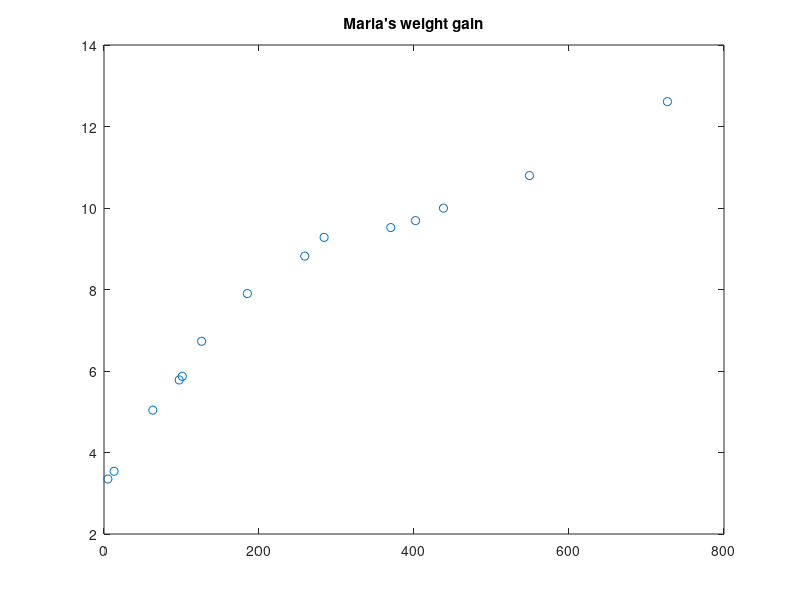
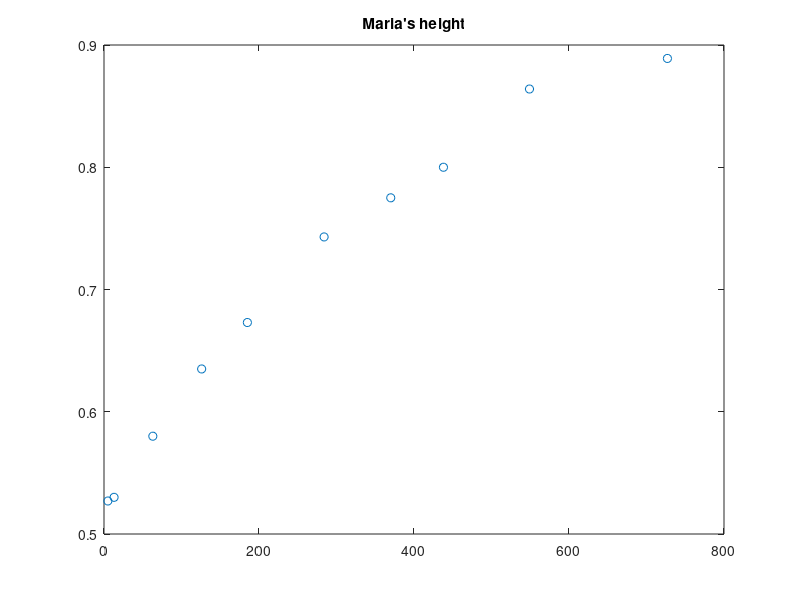
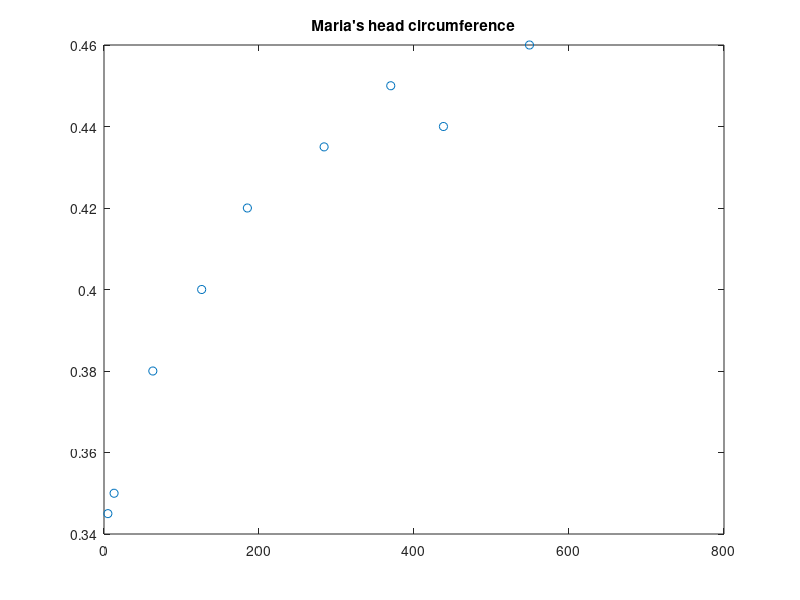
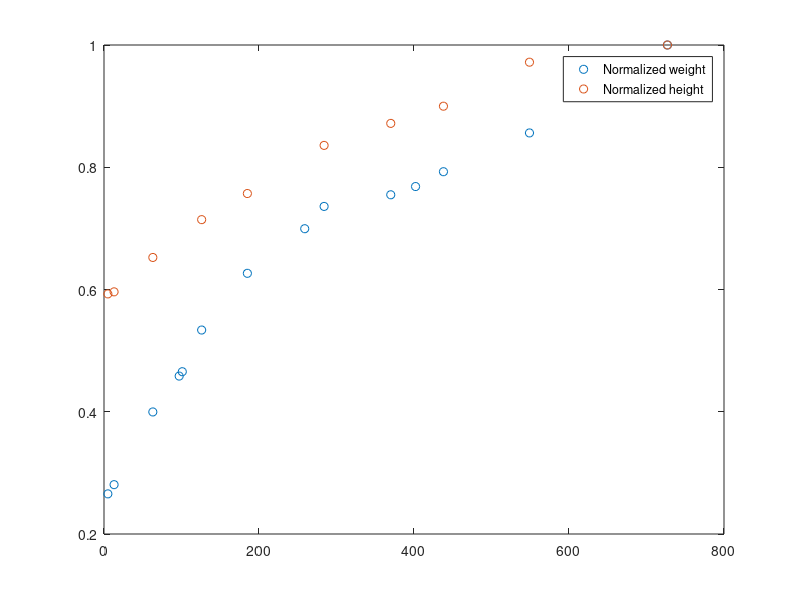

MATLAB code to generate these figures, in order:
%%
birthday = datenum('13-Jun-2014');
measurement_dates = {'15-Aug-2014','26-Jun-2014','18-Jun-2014','18-Sep-2014','22-Sep-2014','17-Oct-2014'...
    '15-Dec-2014','27-Feb-2015','24-Mar-2015','18-Jun-2015','20-Jul-2015','25-Aug-2015','14-Dec-2015','9-Jun-2016'};
measurement_weight = [5.04, 3.54, 3.35, 5.78, 5.87, 6.73, 7.90, 8.82, 9.28, 9.52, 9.69,9.996,10.796,12.61]; %in kg
measurement_height = [0.58, 0.53, 0.527, NaN, NaN, 0.635, 0.673, NaN, 0.743, 0.775, NaN,0.80,0.864,0.889]; %in m
measurement_head_circ = [0.38, 0.35, 0.345, NaN, NaN, 0.40, 0.42, NaN, 0.435, 0.45, NaN,0.44,0.46, NaN]; %in m %head circumference

today = datenum(date);
days_old = datenum(measurement_dates)-birthday;


%%
close all;
h_fig_w = figure;
h_weight = plot(days_old, measurement_weight, 'o');
title('Maria''s weight gain');

h_fig_h = figure;
h_height = plot(days_old, measurement_height, 'o');
title('Maria''s height');

h_fig_head = figure;
h_head = plot(days_old, measurement_head_circ, 'o');
title('Maria''s head circumference');


%%
h_fig = figure;
normalized_w = measurement_weight / max(measurement_weight);
normalized_h = measurement_height / max(measurement_height);
h_plot_n = plot(days_old, normalized_w, 'o', days_old, normalized_h,'o');
legend('Normalized weight','Normalized height');

